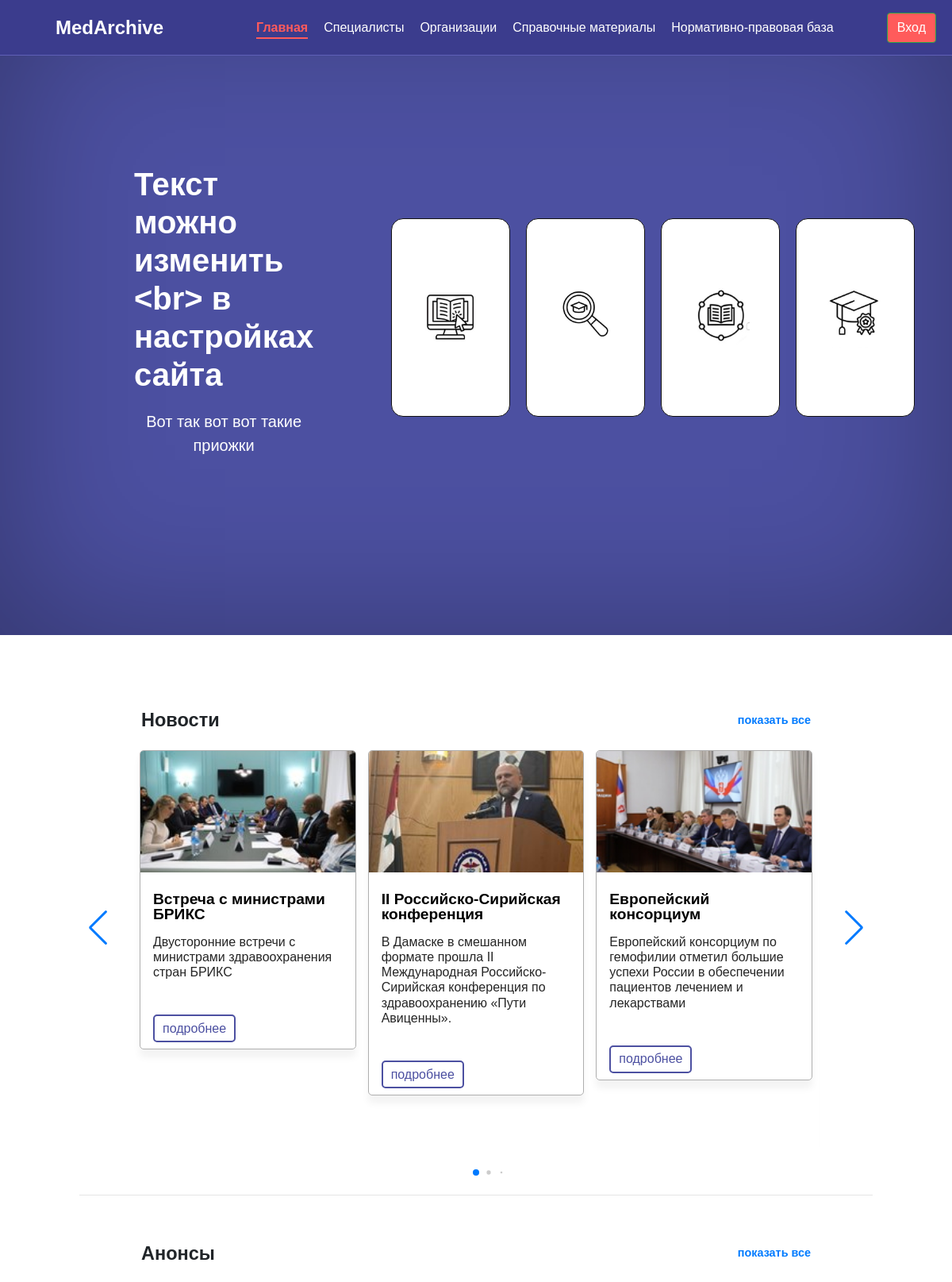
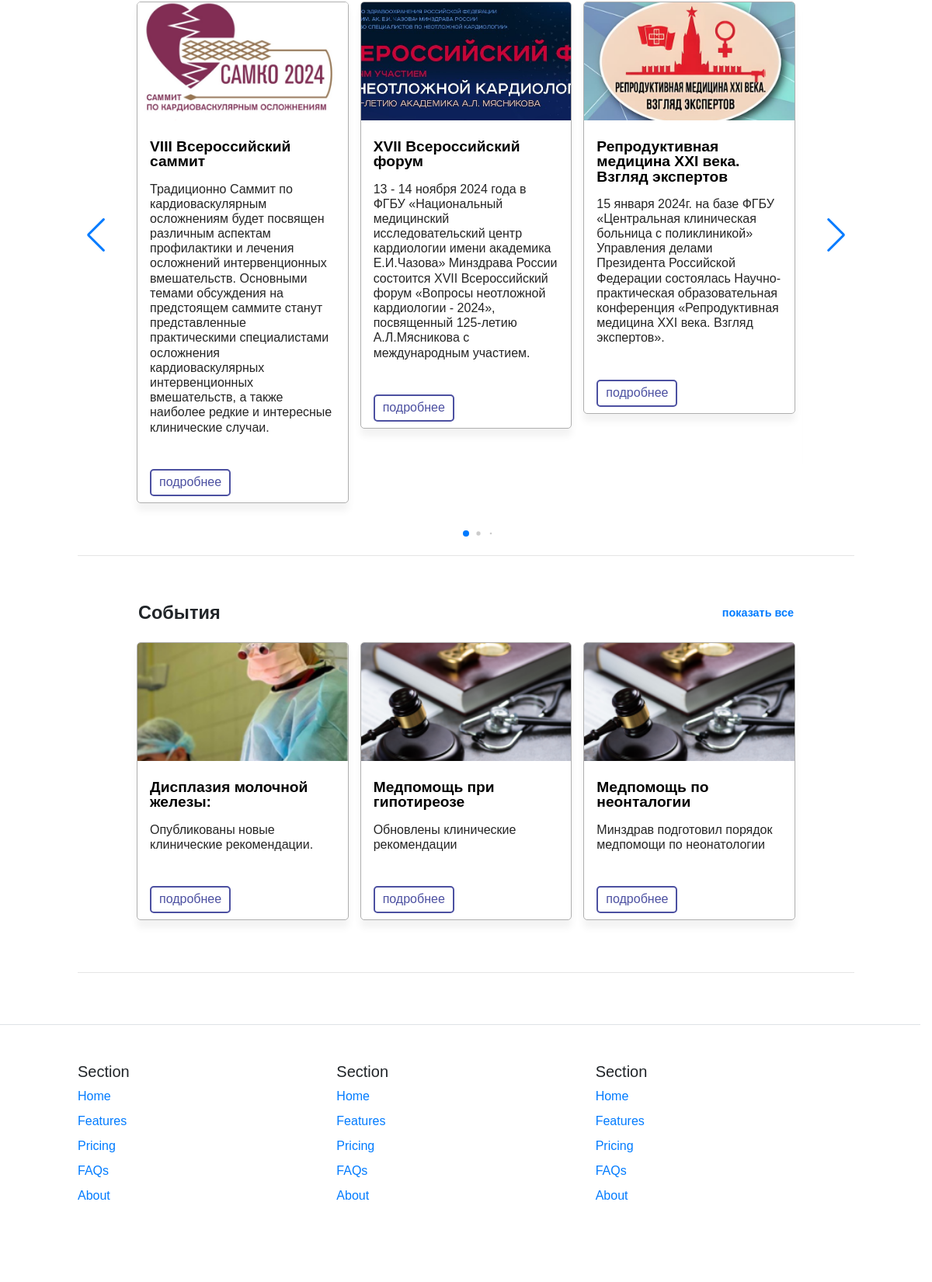
The page / on the database its author committed (2 pictures, top to bottom).
### core/models.py (models this page shows, shortened)
class SiteSettings(models.Model):
    main_title = models.CharField(max_length=100)
    subtitle = models.CharField(max_length=100)
    block1_name = models.CharField(max_length=100)
    block2_name = models.CharField(max_length=100)
    block3_name = models.CharField(max_length=99)
    site_name = models.CharField(max_length=255, verbose_name="Название сайта")
    logo = models.ImageField(upload_to='settings/', blank=True, null=True, verbose_name="Логотип")
    contact_email = models.EmailField(blank=True, null=True, verbose_name="Контактный email")
    phone_number = models.CharField(max_length=20, blank=True, null=True, verbose_name="Номер телефона")
    address = models.TextField(blank=True, null=True, verbose_name="Адрес")
    facebook_link = models.URLField(blank=True, null=True, verbose_name="Facebook")
    twitter_link = models.URLField(blank=True, null=True, verbose_name="Twitter")
    instagram_link = models.URLField(blank=True, null=True, verbose_name="Instagram")
    class Meta:
        verbose_name = "Настройки сайта"
        verbose_name_plural = "Настройки сайта"

class News(models.Model):
    title = models.CharField(max_length=200, verbose_name="Заголовок")
    description = models.TextField(verbose_name="Описание")
    image = models.ImageField(upload_to='news_images/', blank=True, null=True, verbose_name="Изображение")
    created_at = models.DateTimeField(auto_now_add=True, verbose_name="Дата публикации")
    class Meta:
        verbose_name = "Новость"
        verbose_name_plural = "Новости"

class Announcement(models.Model):
    title = models.CharField(max_length=255, verbose_name="Заголовок")
    description = models.TextField(verbose_name="Описание")
    image = models.ImageField(upload_to='', null=True, blank=True, verbose_name="Изображение")
    created_at = models.DateTimeField(auto_now_add=True, verbose_name="Дата создания")
    class Meta:
        verbose_name = "Анонс"
        verbose_name_plural = "Анонсы"

class Events(models.Model):
    title = models.CharField(max_length=200, verbose_name="Заголовок")
    description = models.TextField(verbose_name="Описание")
    image = models.ImageField(upload_to='news_images/', blank=True, null=True, verbose_name="Изображение")
    created_at = models.DateTimeField(auto_now_add=True, verbose_name="Дата публикации")
    class Meta:
        verbose_name = "Событие"
        verbose_name_plural = "События"

### core/views.py (the view)
# urls.py: path('', index, name='home'),            # Главная страница
def index(request):
    announcements = Announcement.objects.all().order_by('-created_at')
    news_items = News.objects.all().order_by('-created_at')  # получаем все новости, сортированные по дате
    events = Events.objects.all().order_by('-created_at')  # получаем все новости, сортированные по дате
    site_settings = SiteSettings.objects.first()
    return render(request, 'index.html', {'announcements': announcements, 'news_items': news_items, 'events': events, 'site_settings': site_settings
})\

### templates/index.html (shortened to what this page needs)
{% load static %}
<html lang="ru" style="width: 100%">
<head>
    <link rel="stylesheet" href="{% static 'variables.css' %}">
    <link rel="stylesheet" href="{% static 'styles.css' %}">
    <link rel="stylesheet" href="https://cdn.jsdelivr.net/npm/swiper@11/swiper-bundle.min.css"/>
    <link rel="stylesheet" href="https://stackpath.bootstrapcdn.com/bootstrap/4.3.1/css/bootstrap.min.css"
>
</head>
<body>
{% include 'header.html' %}
<section class="main-section d-flex text-center">
    <div class="text-content">
        <h1>{{ site_settings.main_title }}</h1>
        <p class="lead">{{ site_settings.subtitle }}</p>
    </div>
    <div class="grid-container">
        <div class="grid-item flip-card">
            <form class="flip-card-inner">
                <div class="flip-card-back">События</div>
                <div class="flip-card-front">
                    <img src="/static/icons/%D0%A1%D0%BE%D0%B1%D1%8B%D1%82%D0%B8%D1%8F%20.jpg" alt="Image 1">
                </div>
            </form>
        </div>
        <div class="grid-item flip-card">
            <form class="flip-card-inner">
                <div class="flip-card-back">Проекты</div>
                <div class="flip-card-front">
                    <img src="/static/icons/%D0%9F%D1%80%D0%BE%D0%B5%D0%BA%D1%82%D1%8B.jpg" alt="Image 1">
                </div>
            </form>
        </div>
        <div class="grid-item flip-card">
            <form class="flip-card-inner">
                <div class="flip-card-back">Организациям</div>
                <div class="flip-card-front">
                    <img src="/static/icons/%D0%9E%D1%80%D0%B3%D0%B0%D0%BD%D0%B8%D0%B7%D0%B0%D1%86%D0%B8%D1%8F%D0%BC.jpg"
                         alt="Image 1">
                </div>
            </form>
        </div>
        <div class="grid-item flip-card">
            <form class="flip-card-inner">
                <div class="flip-card-back">Специалистам</div>
                <div class="flip-card-front">
                    <img src="/static/icons/%D0%A1%D0%BF%D0%B5%D1%86%D0%B8%D0%B0%D0%BB%D0%B8%D1%81%D1%82%D0%B0%D0%BC.jpg"
                         alt="Image 1">
                </div>
            </form>
        </div>
    </div>
</section>
<section style="margin-top: 100vh">
    {% include 'news.html' %}
    <hr>
    {% include 'carusel.html' %}
    <hr>
    {% include 'event.html' %}
    <hr>
</section>
{% include 'footer.html' %}
</body>
</html>

### templates/header.html
{% block header %}
    <header class="ds">
        <div class="logo">{{ site_settings.site_name }}</div>
        <nav>
            <ul>
                <li>
                    {% url 'home' as home_url %}
                    <a href="{{ home_url }}" class="{% if request.path == home_url %}--current{% endif %}">Главная</a>
                </li>
                <li>
                    {% url 'specialists' as specialists_url %}
                    <a href="{{ specialists_url }}"
                       class="{% if request.path == specialists_url %}--current{% endif %}">Специалисты</a>
                </li>
                <li>
                    {% url 'organizations' as organizations_url %}
                    <a href="{{ organizations_url }}"
                       class="{% if request.path == organizations_url %}--current{% endif %}">Организации</a>
                </li>
                <li>
                    {% url 'reference_materials' as reference_materials_url %}
                    <a href="{{ reference_materials_url }}"
                       class="{% if request.path == reference_materials_url %}--current{% endif %}">Справочные материалы</a>
                </li>
                <li>
                    {% url 'legal_framework' as legal_framework_url %}
                    <a href="{{ legal_framework_url }}"
                       class="{% if request.path == legal_framework_url %}--current{% endif %}">Нормативно-правовая база</a>
                </li>
            </ul>
        </nav>
        <div class="auth">
            <a href="{% url 'admin:index' %}" class="register btn btn-success">Вход</a>
        </div>
    </header>
{% endblock %}

### templates/news.html (shortened to what this page needs)
{% load static %}
{% block news %}
    <div class="simple">
        <div class="container swiper">
            <div class="card-wrapper">
                <div class="cardx">
                <p>{{ site_settings.block3_name }}</p>
                    <a href="#"> показать все</a>
                </div>
                <ul class="card-list swiper-wrapper">
                    {% for news_item  in news_items %}
                        <li class="card-item swiper-slide">
                            <a href="#" class="card-link">
                                <img src="{{ news_item.image.url }}" alt=""
                                     class="card-image">
                                <p class="badge">{{ news_item.title }}</p>
                                <h2 class="card-title">
                                    {{ news_item.description  }}
                                </h2>
                         <button class=" card-button ">
                                      <p>подробнее</p>
                                    </button>
                            </a>
                        </li>
                    {% endfor %}
                </ul>
                <div class="swiper-pagination"></div>
            </div>
        </div>
    </div>
{% endblock %}

### templates/carusel.html (shortened to what this page needs)
{% load static %}
{% load text_filters %}
{% block carusel %}
    <div class="simple">
        <div class="container swiper">
            <div class="card-wrapper">
                <div class="cardx">
                    <p>{{ site_settings.block1_name }}</p>
                    <a href="#"> показать все</a>
                </div>
                <ul class="card-list swiper-wrapper">
                    {% for announcement in announcements %}
                        <li class="card-item swiper-slide">
                            <a href="#" class="card-link">
                                <img src="{{ announcement.image.url }}" alt=""
                                     class="card-image">
                                <p class="badge">{{ announcement.title }}</p>
                                <h2 class="card-title">
                                    {{ announcement.description|safe }}
                                </h2>
                                <button class=" card-button ">
                                    <p>подробнее</p>
                                </button>
                            </a>
                        </li>
                    {% endfor %}
                </ul>
                <div class="swiper-pagination"></div>
            </div>
        </div>
    </div>
{% endblock %}

### templates/event.html (shortened to what this page needs)
{% load static %}
{% block event %}
    <div class="simple">
        <div class="container swiper">
            <div class="card-wrapper">
                <div class="cardx">
                <p>{{ site_settings.block2_name }}</p>
                    <a href="#"> показать все</a>
                </div>
                <ul class="card-list swiper-wrapper">
                    {% for event in events %}
                        <li class="card-item swiper-slide">
                            <a href="#" class="card-link">
                                <img src="{{ event.image.url }}" alt=""
                                     class="card-image">
                                <p class="badge">{{ event.title }}</p>
                                <h2 class="card-title">
                                    {{ event.description }}
                                </h2>
                         <button class=" card-button ">
                                      <p>подробнее</p>
                                    </button>
                            </a>
                        </li>
                    {% endfor %}
                </ul>
            </div>
        </div>
    </div>
{% endblock %}

### staticfiles/variables.css (style rules this page uses)
:root { --main-font: -apple-system, BlinkMacSystemFont, "Segoe UI", Roboto, "Helvetica Neue", Arial, sans-serif, "Apple Color Emoji", "Segoe UI Emoji", "Segoe UI Symbol"; --primary-color: #3b3c8d; ---border-bottom-colors: #6064b2V; --secondary-color: #4c50a1; --accent-color: #ff5b5b; --background-color: #ffffff; --text-color: #252525; --light-background: #ffffff; --border-color:#afafaf ; }
*, *::before, *::after { margin: 0; padding: 0; box-sizing: border-box; font-family: var(--main-font), serif; }
body { width: 100%; background-color: var(--background-color); color: var(--text-color); }
a { text-decoration: none; color: inherit; }
h1, h2, h3, h4, h5, h6 { font-weight: 700; }

### rows shown on the page
SiteSettings: site_name "MedArchive", main_title "Текст можно изменить <br> в настройках сайта", subtitle "Вот так вот вот такие приожки", block3_name "Новости", block1_name "Анонсы", block2_name "События"
News: image (picture), title "Встреча с министрами БРИКС", description "Двусторонние встречи с министрами здравоохранения стран БРИКС"
News: image (picture), title "II Российско-Сирийская конференция", description "В Дамаске в смешанном формате прошла II Международная Российско-Сирийская конференция по здравоохранению «Пути Авиценны»."
News: image (picture), title "Европейский консорциум", description "Европейский консорциум по гемофилии отметил большие успехи России в обеспечении пациентов лечением и лекарствами"
Announcement: image (picture), title "VIII Всероссийский саммит", description "Традиционно Саммит по кардиоваскулярным осложнениям будет посвящен различным аспектам профилактики и лечения осложнений интервенционных вмешательств. Основными темами обсуждения на предстоящем саммите станут представленные практическими специалистами осложнения кардиоваскулярных интервенционных вмешательств, а также наиболее редкие и интересные клинические случаи."
Announcement: image (picture), title "XVII Всероссийский форум", description "13 - 14 ноября 2024 года в ФГБУ «Национальный медицинский исследовательский центр кардиологии имени академика Е.И.Чазова» Минздрава России состоится XVII Всероссийский форум «Вопросы неотложной кардиологии - 2024», посвященный 125-летию А.Л.Мясникова с международным участием."
Announcement: image (picture), title "Репродуктивная медицина XXI века. Взгляд экспертов", description "15 января 2024г. на базе ФГБУ «Центральная клиническая больница с поликлиникой» Управления делами Президента Российской Федерации состоялась Научно-практическая образовательная конференция «Репродуктивная медицина XXI века. Взгляд экспертов»."
Events: image (picture), title "Дисплазия молочной железы:", description "Опубликованы новые клинические рекомендации."
Events: image (picture), title "Медпомощь при гипотиреозе", description "Обновлены клинические рекомендации"
Events: image (picture), title "Медпомощь по неонталогии", description "Минздрав подготовил порядок медпомощи по неонатологии"
